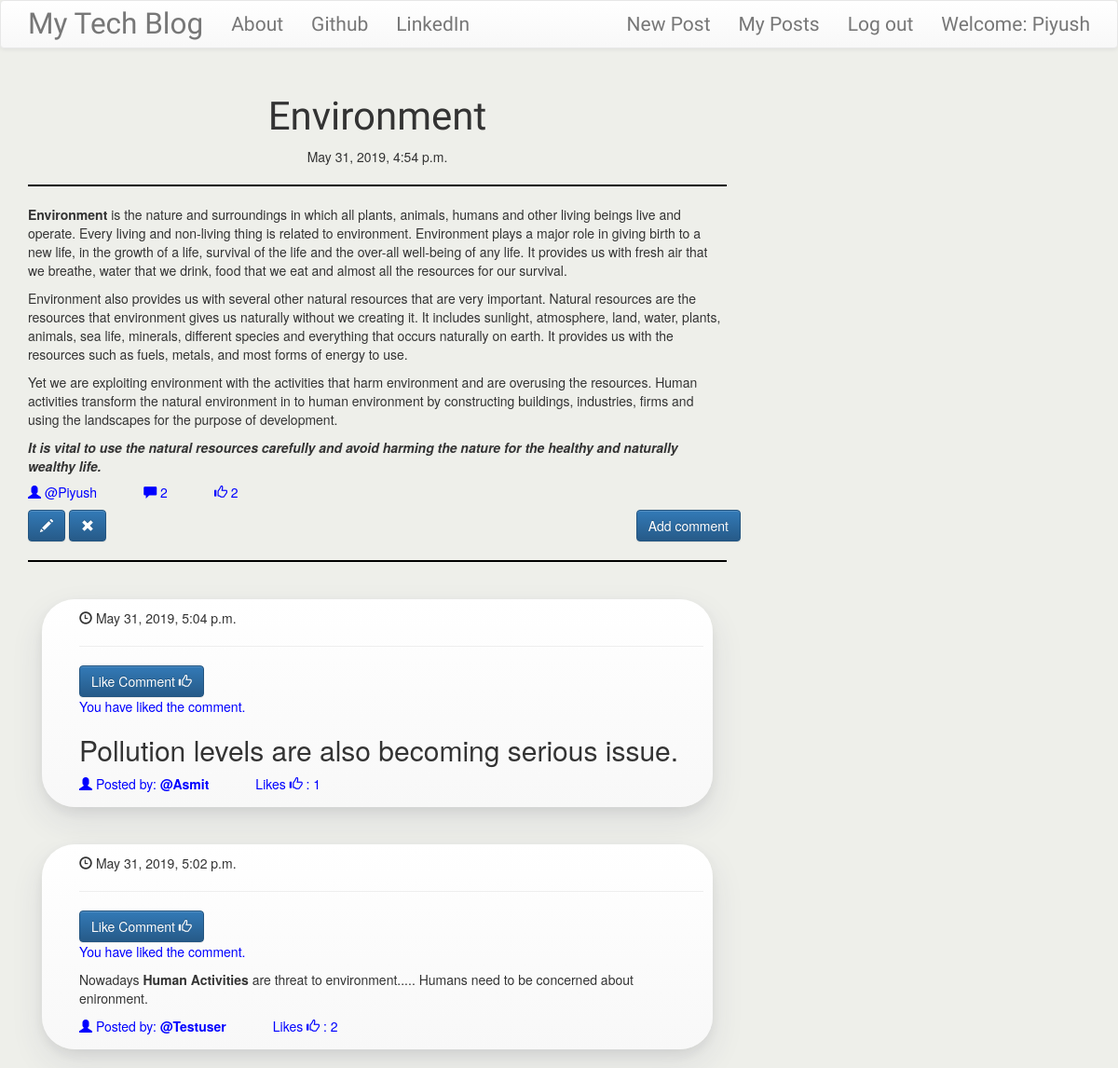
Page /post/54 (signed in) on the committed database.
### blog/models.py (models this page shows, shortened)
class Post(models.Model):
      author = models.ForeignKey('auth.User', null=True, on_delete=models.CASCADE)
      title = models.CharField(max_length=200)
      text = models.TextField()
      created_date = models.DateTimeField(default=timezone.now)
      published_date = models.DateTimeField(blank=True,null=True)
      def approve_comments(self):
	      return self.comments.filter(approved_comment=True)
      def approve_likes(self):
	      return self.likepost.filter(liked_post=True)

class Comment(models.Model):
      post = models.ForeignKey('blog.Post',related_name='comments')
      author = models.ForeignKey('auth.User', null=True, on_delete=models.SET_NULL)
      text = models.TextField()
      created_date = models.DateTimeField(default=timezone.now)
      approved_comment = models.BooleanField(default=False)
      def approve_like(self):
          return self.likecomment.filter(liked_comment=True)
      class Meta:
	      ordering = ["-created_date"]

class Comment_Like(models.Model):
      comment = models.ForeignKey('blog.Comment',related_name='likecomment')
      author = models.ForeignKey('auth.User')
      liked_comment = models.BooleanField(default=False)

### blog/views.py (the view)
# urls.py: url(r'^post/(?P<pk>\d+)$',views.PostDetailView.as_view(),name='post_detail'),
class PostDetailView(DetailView):
    model = Post

### blog/templates/blog/post_detail.html (shortened to what this page needs)
{% extends 'blog/base.html' %}
{% block content %}
        <h1 class='posttitle loader'>{{ post.title }}</h1>
        {% if post.published_date %}
            <div class="date postdate">
                {{ post.published_date }}
            </div><hr style="border:0.5px solid black;">
        {% else %}
            <a class="btn btn-primary" href="{% url 'post_publish' pk=post.pk %}">Publish</a>
        {% endif %}
      <p class='postcontent' >{{ post.text|safe|linebreaksbr }}</p>
      <div class="USER" style="color: blue"><h5><span class="glyphicon glyphicon-user"></span>  @{{ post.author }}<span style="padding-left: 50px;"></span><span class="glyphicon glyphicon-comment"></span>  {{ post.approve_comments.count }}<span style="padding-left: 50px;"></span><span class="glyphicon glyphicon-thumbs-up"></span>  {{ post.approve_likes.count }}</h5></div>
      {% if user.is_authenticated %}
         {% if user == post.author or post.author == None %}
          <a class="btn btn-primary" href="{% url 'post_edit' pk=post.pk %}"><span class="glyphicon glyphicon-pencil"></span></a>
          <a class="btn btn-primary" href="{% url 'post_remove' pk=post.pk %}"><span class="glyphicon glyphicon-remove"></span></a>
          <a class="btn btn-primary btn-comment" href="{% url 'add_comment_to_post' pk=post.pk %}">Add comment</a>
         {% endif %}
      {% endif %}
  <hr style="border:0.5px solid black;">
 <div class="container">
  {% for comment in post.comments.all %}
  <br>
      {% if user.is_authenticated or comment.approved_comment %}
            <div class="subcontainer">
              <span class="glyphicon glyphicon-time"></span>  {{ comment.created_date }}<hr>
              {% if user == comment.author and comment.approved_comment %}
              <a class="btn btn-primary" href="{% url 'comment_remove' pk=comment.pk %}">Delete Comment</a>
              {% elif user.is_authenticated and comment.approved_comment %}
              <a class="btn btn-primary" href="{% url 'comment_like' pk=comment.pk %}">Like Comment  <span class="glyphicon glyphicon-thumbs-up"></span></a>
               {% for like in comment.likecomment.all %}
                 {% if user == like.author %}
                   <p style="color: blue;">You have liked the comment.</p>
                 {% endif %}
               {% endfor %}
              {% endif %}
              <p>{{ comment.text|safe|linebreaks }}</p>
              <p style="color: blue;"><span class="glyphicon glyphicon-user"></span>    Posted by: <strong> @{{ comment.author }}</strong><span style="padding-left: 50px;"></span>Likes  <span class="glyphicon glyphicon-thumbs-up"></span>  : {{ comment.approve_like.count }}</p>
          </div>
      {% endif %}
  {% empty %}
      <p><b>No comments posted.</b></p>
  {% endfor %}
</div>
{% endblock %}

### blog/templates/blog/base.html (shortened to what this page needs)
<!DOCTYPE html>
{% load staticfiles %}
<html>
    <head>
        <link rel="stylesheet" href="https://maxcdn.bootstrapcdn.com/bootstrap/3.3.7/css/bootstrap.min.css">
        <link rel="stylesheet" href="https://maxcdn.bootstrapcdn.com/bootstrap/3.3.7/css/bootstrap-theme.min.css">
        <link rel="stylesheet" href="//cdn.jsdelivr.net/medium-editor/latest/css/medium-editor.min.css" type="text/css" media="screen" charset="utf-8">
        <link rel="stylesheet" href="{% static 'css/blog.css' %}">
<body class='loader'>
  <nav class="navbar navbar-default techfont custom-navbar">
    <div class="container">
      <ul class="nav navbar-nav">
        <li><a class='navbar-brand bigbrand' href="{% url 'post_list' %}">My Tech Blog</a></li>
        <li><a href="{% url 'about' %}">About</a></li>
        <li><a href="https://www.github.com">Github</a></li>
        <li><a href="https://www.linkedin.com">LinkedIn</a></li>
      </ul>
      <ul class="nav navbar-nav navbar-right">
        {% if user.is_authenticated %}
        <li>
          <a href="{% url 'post_new' %}" >New Post</a>
        </li>
        <li>
          <a href="{% url 'my_posts' %}">My Posts</a>
        </li>
        <li>
          <a href="{% url 'logout' %}" >Log out</a>
        </li>
        <li>
          <a >Welcome: {{ user.username }}</a>
        </li>
          {% else %}
          <ul class='nav navbar-nav navbar-right'>
          <li><a href="{% url 'userlogin' %}" >Log In</a></li>
          <li><a href="{% url 'signup' %}" >Sign Up</a></li>
          <li><a href="{% url 'login' %}" ><span class="glyphicon glyphicon-user"></span></a></li>
        </ul>
        {% endif %}
      </ul>
  </div>
</nav>
        <div class="content container" style=" padding-top:20px;">
            <div class="row">
                <div class="col-md-8">
                  <div class="blog_posts">
                    {% block content %}
                    {% endblock %}
                  </div>
                </div>
            </div>
        </div>
</body>
</html>

### blog/static/css/blog.css (style rules this page uses)
body { background-color: #eeefea; }
.techfont { font-family: 'Russo One',sans-serif; font-size: 1.5em; margin-bottom: 10px; }
.bigbrand { font-size: 1.5em; }
.subcontainer { max-width: 720px; border: 0px solid black; margin-bottom: 20px; border-radius:35px; border-color: grey; padding:10px 10px 5px 40px; background: linear-gradient(to bottom,#fff 0,#f8f8f8 100%); box-shadow: 0 15px 35px rgba(50,50,93,0.1), 0 5px 15px rgba(0,0,0,.07); }
.postdate { text-align: center; }
.posttitle { font-family: 'Russo One',sans-serif; font-size: 3em; text-align: center; }
.postcontent { font-family: 'Montserrat'; font-size: 1.5em; }
.btn-comment { position: absolute; right:0px; }
.loader { filter:hue-rotate(0deg); color:linear-gradient(45deg,#0f8,#08f); animation:hue 10000ms infinite linear; }

### rows in the picture
Post: title "Environment", published_date "May 31, 2019, 4:54 p.m.", text "Environment is the nature and surroundings in which all plants, animals, humans and other living beings live and operate. Every living and non-living thing is related to environment. Environment plays a major role in giving birth to a new life, in the growth of a life, survival of the life and the over-all well-being of any life. It provides us with fresh air that we breathe, water that we drink, food that we eat and almost all the resources for our survival. Environment also provides us with several other natural resources that are very important. Natural resources are the resources that environment gives us naturally without we creating it. It includes sunlight, atmosphere, land, water,…", author "Piyush", approve_comments.count "2", approve_likes.count "2"
Comment: created_date "May 31, 2019, 5:04 p.m.", approved_comment "Like Comment", text "Pollution levels are also becoming serious issue.", author "Asmit", approve_like.count "1"
Comment_Like: shows "You have liked the comment."
Comment: created_date "May 31, 2019, 5:02 p.m.", approved_comment "Like Comment", text "Nowadays Human Activities are threat to environment..... Humans need to be concerned about enironment.", author "Testuser", approve_like.count "2"
Comment_Like: shows "You have liked the comment."

### other values in the picture
{{ user.username }} "Piyush"
